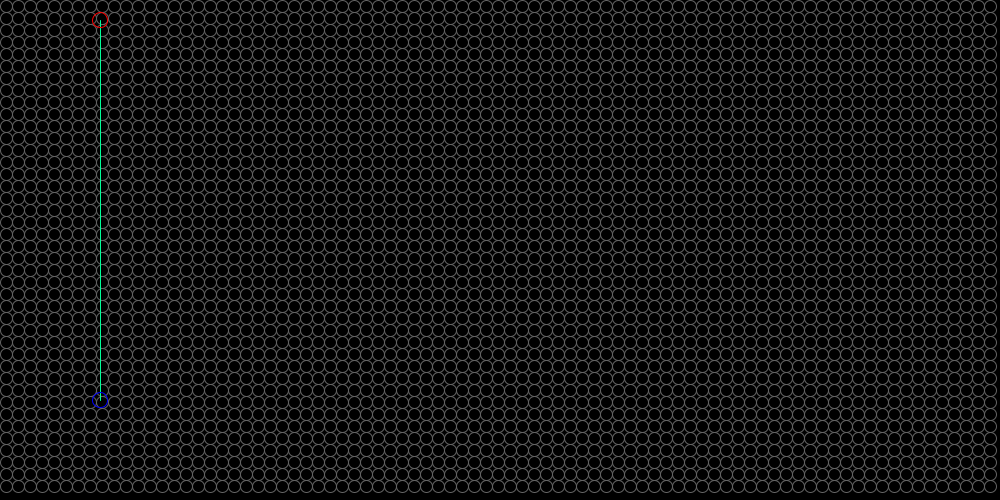
Frame 1 (no input)
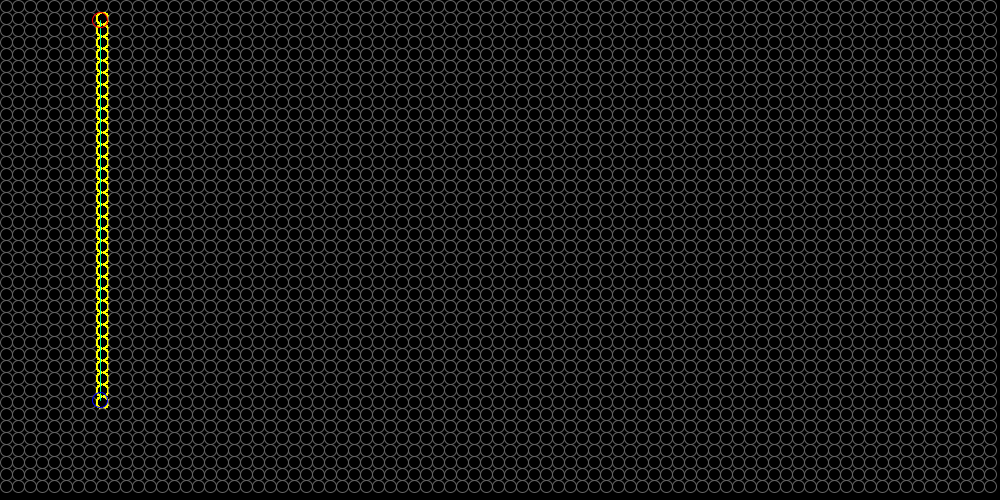
Frame 60 (the mouse pressed at the canvas centre just before this capture)
Frame 120 (the mouse held since frame 60 and released just before this capture): identical to frame 60, image omitted

The Processing sketch that drew these frames (run headless with seeded random() and noise(); from frame 60 on, the mouse is pressed at the canvas centre):

// Processing sketch: simpel
// ── simpel.pde
void setup(){
  size(1000, 500);
}

  int scale = 12;
      float Steps;
      
  ArrayList<PVector> coords = new ArrayList<PVector>();

void draw(){
   background(0);
  
   int U = int(width/scale);
   int V = int(height/scale);
   int SCALE = scale;
    //draw grid
    for (int i=0; i<U; i++) {
      for (int j=0; j<V; j++) {
        float a = (i*SCALE + scale/2);
        float b = (j*SCALE + scale/2);
        
        stroke(100);
        noFill();
        ellipse(a, b, 12, 12);
        for(int p = 0; p<coords.size(); p++){
          if(abs(a - coords.get(p).x) <= scale/2 && abs(b - coords.get(p).y) <= scale/2){
          stroke(#ffff00);
          ellipse(a, b, 12, 12);
          }
        }
      }
    }
    
    //render a line with Bresenham's Algorithm
     //x2 < x1; y2>y1
    float x2 = 100;
    float x1 = 200;
    float y2 = 400;
    float y1 = 20;
    
    if(y2 < y1){
      y1 = y2;
    }
    
    if(x2 < x1){
      x1 = x2;
    }
    
   PVector start = new PVector(x1, y1);
   PVector end = new PVector(x2, y2);
    
    stroke(#00ff99);
    line(x1, y1, x2, y2);
    
    stroke(#ff0000);
    ellipse(x1, y1, 15, 15);
    stroke(#0000ff);
    ellipse(x2, y2, 15, 15);
    
    float dx = end.x - start.x;
    float dy = end.y - start.y;
    
        if(dx > dy){
          Steps = abs(dx);
        }
        else{
          Steps = abs(dy);        
        }
        
    float xInc =  dx/(Steps);
    float yInc = dy/(Steps);
    
    float x = start.x;
    float y = start.y;
    
    for(int v = 0; v< (int)Steps; v++){
        x = x + xInc;
        y = y + yInc;
        noFill();
        if(x <= end.x && y<= end.y){
        coords.add(new PVector(x, y));
        }
    }
}
